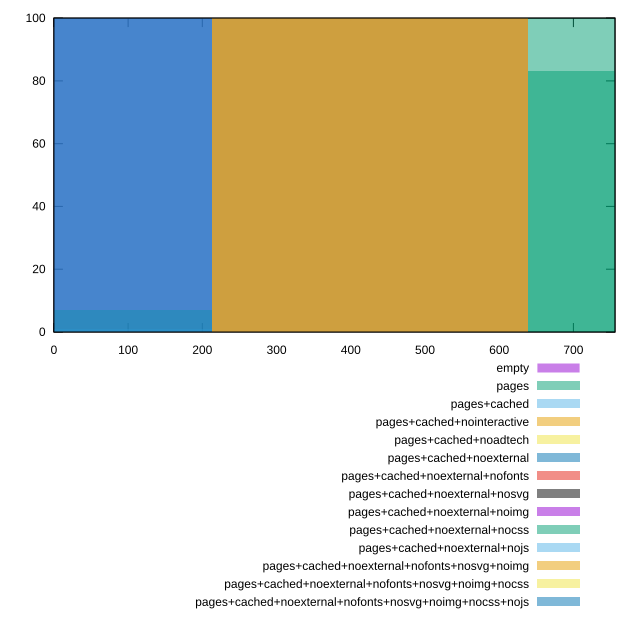

Here is the gnuplot script that generated this plot:
reset
set terminal svg size 640, 620
set output "reprap/uses-rel-preload/comparison/histogram/all_raw.svg"

$empty <<EOF
0 100
EOF

$pages <<EOF
0 7
478.82315129960017 93
EOF

$pagesCached <<EOF
0 1
478.82315129960017 99
EOF

$pagesCachedNointeractive <<EOF
478.82315129960017 100
EOF

$pagesCachedNoadtech <<EOF
478.82315129960017 100
EOF

$pagesCachedNoexternal <<EOF
478.82315129960017 100
EOF

$pagesCachedNoexternalNofonts <<EOF
478.82315129960017 100
EOF

$pagesCachedNoexternalNosvg <<EOF
478.82315129960017 100
EOF

$pagesCachedNoexternalNoimg <<EOF
478.82315129960017 100
EOF

$pagesCachedNoexternalNocss <<EOF
957.6463025992003 100
EOF

$pagesCachedNoexternalNojs <<EOF
0 100
EOF

$pagesCachedNoexternalNofontsNosvgNoimg <<EOF
478.82315129960017 100
EOF

$pagesCachedNoexternalNofontsNosvgNoimgNocss <<EOF
478.82315129960017 100
EOF

$pagesCachedNoexternalNofontsNosvgNoimgNocssNojs <<EOF
0 100
EOF

set key outside below
set boxwidth 478.82315129960017
set yrange [0:100]
set style fill transparent solid 0.5 noborder

plot \
  $empty title "empty" with boxes, \
  $pages title "pages" with boxes, \
  $pagesCached title "pages+cached" with boxes, \
  $pagesCachedNointeractive title "pages+cached+nointeractive" with boxes, \
  $pagesCachedNoadtech title "pages+cached+noadtech" with boxes, \
  $pagesCachedNoexternal title "pages+cached+noexternal" with boxes, \
  $pagesCachedNoexternalNofonts title "pages+cached+noexternal+nofonts" with boxes, \
  $pagesCachedNoexternalNosvg title "pages+cached+noexternal+nosvg" with boxes, \
  $pagesCachedNoexternalNoimg title "pages+cached+noexternal+noimg" with boxes, \
  $pagesCachedNoexternalNocss title "pages+cached+noexternal+nocss" with boxes, \
  $pagesCachedNoexternalNojs title "pages+cached+noexternal+nojs" with boxes, \
  $pagesCachedNoexternalNofontsNosvgNoimg title "pages+cached+noexternal+nofonts+nosvg+noimg" with boxes, \
  $pagesCachedNoexternalNofontsNosvgNoimgNocss title "pages+cached+noexternal+nofonts+nosvg+noimg+nocss" with boxes, \
  $pagesCachedNoexternalNofontsNosvgNoimgNocssNojs title "pages+cached+noexternal+nofonts+nosvg+noimg+nocss+nojs" with boxes, \


reset
